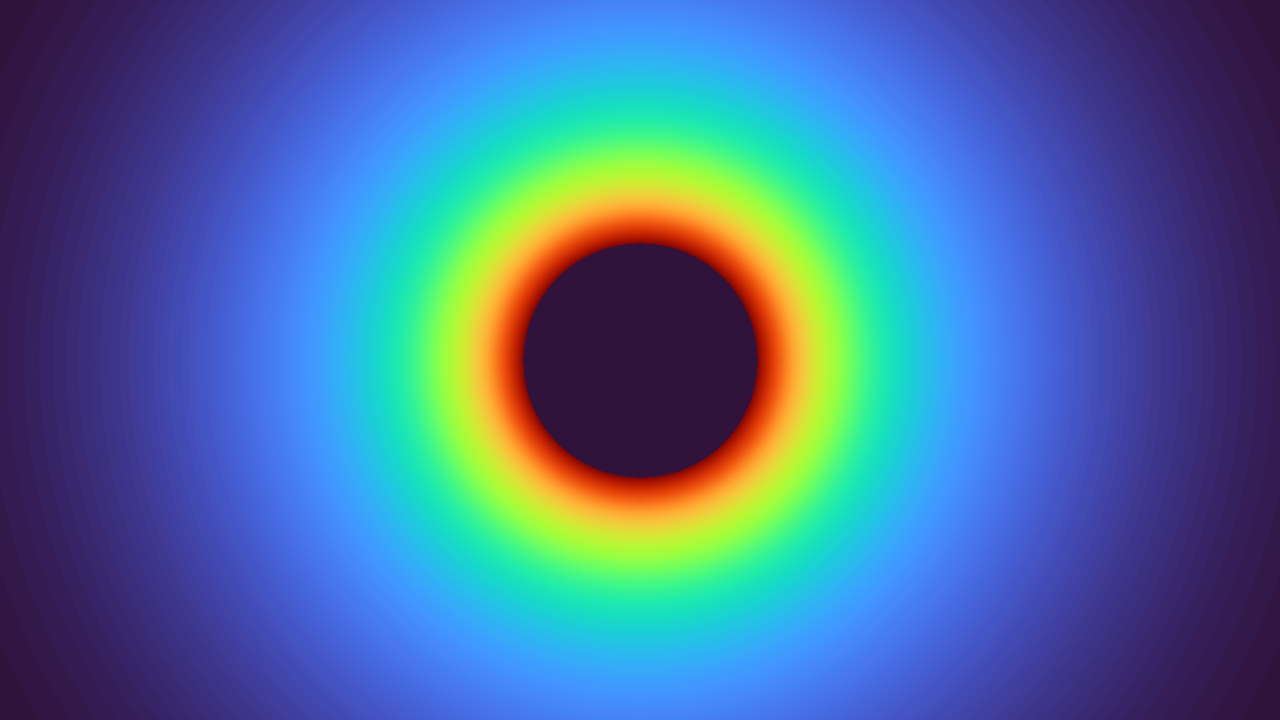
#> input picture isaacpjt/cobot3_son_20260804/son/test_code/condition/scenes/disconnected_depth.png, 1280 x 720 px
$ python -i defect_detection.py   (imports and definitions only)
#> lines starting #> are read from the running program, lines starting #| are printed output that depends on the picture
"""ROS에 의존하지 않는 배관 dark-blob 결함 검출 코어."""

from collections import deque
from dataclasses import dataclass
from typing import Optional, Tuple

import cv2
import numpy as np


@dataclass(frozen=True)
class DefectCandidate:
    """한 프레임에서 선택된 가장 큰 결함 후보."""

    box: Tuple[int, int, int, int]
    area: int
    center_x: float
    center_y: float
    confidence: float


@dataclass(frozen=True)
class DetectionResult:
    """한 프레임의 검출 결과."""

    calibrated: bool
    raw_detected: bool
    stable_detected: bool
    threshold: Optional[float]
    area_min: int
    candidate: Optional[DefectCandidate]


def annulus_mask(height: int, width: int, inner: float, outer: float):
    """영상 중심 기준 고리형 마스크와 정규화 반경 배열을 반환한다."""
    if height <= 0 or width <= 0:
        raise ValueError("영상 크기는 0보다 커야 합니다")
    if not 0.0 <= inner < outer <= 1.5:
        raise ValueError("inner < outer 범위가 잘못되었습니다")
    yy, xx = np.mgrid[0:height, 0:width]
    radius = np.hypot(yy - height / 2.0, xx - width / 2.0) / (
        min(height, width) / 2.0
    )
    return (radius > inner) & (radius < outer), radius


class DarkBlobDetector:
    """캘리브레이션, blob 검출과 시간 안정화를 수행한다."""

    def __init__(
        self,
        calibration_frames=12,
        dark_ratio=0.45,
        annulus_inner=0.45,
        annulus_outer=0.92,
        min_area=40,
        noise_area_scale=2.0,
        confirm_frames=3,
        release_frames=3,
        minimum_wall_brightness=5.0,
    ):
        self.calibration_frames = max(1, int(calibration_frames))
        self.dark_ratio = float(dark_ratio)
        self.annulus_inner = float(annulus_inner)
        self.annulus_outer = float(annulus_outer)
        self.base_min_area = max(1, int(min_area))
        self.noise_area_scale = max(1.0, float(noise_area_scale))
        self.confirm_frames = max(1, int(confirm_frames))
        self.release_frames = max(1, int(release_frames))
        self.minimum_wall_brightness = float(minimum_wall_brightness)

        if not 0.0 < self.dark_ratio < 1.0:
            raise ValueError("dark_ratio는 0과 1 사이여야 합니다")
        if not 0.0 <= self.annulus_inner < self.annulus_outer <= 1.5:
            raise ValueError("annulus 범위가 잘못되었습니다")

        self.mask = None
        self.radius = None
        self.shape = None
        self.threshold = None
        self.area_min = self.base_min_area
        self.calibration_medians = []
        self.calibration_blob_max = 0
        self.history = deque(maxlen=max(self.confirm_frames, self.release_frames))
        self.stable_detected = False
        self.last_reset_reason = None

    @property
    def calibrated(self):
        return self.threshold is not None

    @property
    def calibration_progress(self):
        return len(self.calibration_medians), self.calibration_frames

    # [9 lines left out: function reset, not called in this run]

    def _ensure_mask(self, gray):
        shape = gray.shape[:2]
        if shape == self.shape:
            return
        was_initialized = self.shape is not None
        self.mask, self.radius = annulus_mask(
            shape[0], shape[1], self.annulus_inner, self.annulus_outer
        )
        self.shape = shape
        if was_initialized:
            self.reset("resolution_changed")

    def _calibrate(self, gray):
        median = float(np.median(gray[self.mask]))
        self.calibration_medians.append(median)
        provisional = self.dark_ratio * max(median, 1.0)
        dark = (gray < provisional) & self.mask
        count, labels, stats, _ = cv2.connectedComponentsWithStats(
            dark.astype(np.uint8), connectivity=8
        )
        inner_guard = self.annulus_inner + 0.015
        for index in range(1, count):
            pixels = labels == index
            if not np.any(pixels) or float(self.radius[pixels].min()) < inner_guard:
                continue
            self.calibration_blob_max = max(
                self.calibration_blob_max, int(stats[index, cv2.CC_STAT_AREA])
            )

        if len(self.calibration_medians) < self.calibration_frames:
            return
        wall_median = float(np.median(self.calibration_medians))
        if wall_median < self.minimum_wall_brightness:
            self.reset("low_brightness")
            return
        self.threshold = self.dark_ratio * wall_median
        self.area_min = max(
            self.base_min_area,
            int(np.ceil(self.noise_area_scale * self.calibration_blob_max)),
        )

    # [39 lines left out: functions _find_candidate, _update_stable_state, not called in this run]

    def process(self, rgb_image):
        """RGB uint8 영상 한 장을 처리하고 DetectionResult를 반환한다."""
        image = np.asarray(rgb_image)
        if image.ndim != 3 or image.shape[2] != 3:
            raise ValueError("입력은 HxWx3 RGB 영상이어야 합니다")
        if image.dtype != np.uint8:
            raise ValueError("입력 영상 dtype은 uint8이어야 합니다")

        gray = cv2.cvtColor(image, cv2.COLOR_RGB2GRAY)
        self._ensure_mask(gray)
        if not self.calibrated:
            self._calibrate(gray)
            return DetectionResult(
                calibrated=self.calibrated,
                raw_detected=False,
                stable_detected=False,
                threshold=self.threshold,
                area_min=self.area_min,
                candidate=None,
            )

        candidate = self._find_candidate(gray)
        self._update_stable_state(candidate is not None)
        return DetectionResult(
            calibrated=True,
            raw_detected=candidate is not None,
            stable_detected=self.stable_detected,
            threshold=float(self.threshold),
            area_min=self.area_min,
            candidate=candidate,
        )

>>> import cv2
>>> picture = cv2.cvtColor(cv2.imread('../../../../isaacpjt/cobot3_son_20260804/son/test_code/condition/scenes/disconnected_depth.png'), cv2.COLOR_BGR2RGB)
>>> result = DarkBlobDetector().process(picture)
#> in process, `gray = cv2.cvtColor(image, cv2.COLOR_RGB2GRAY)`:
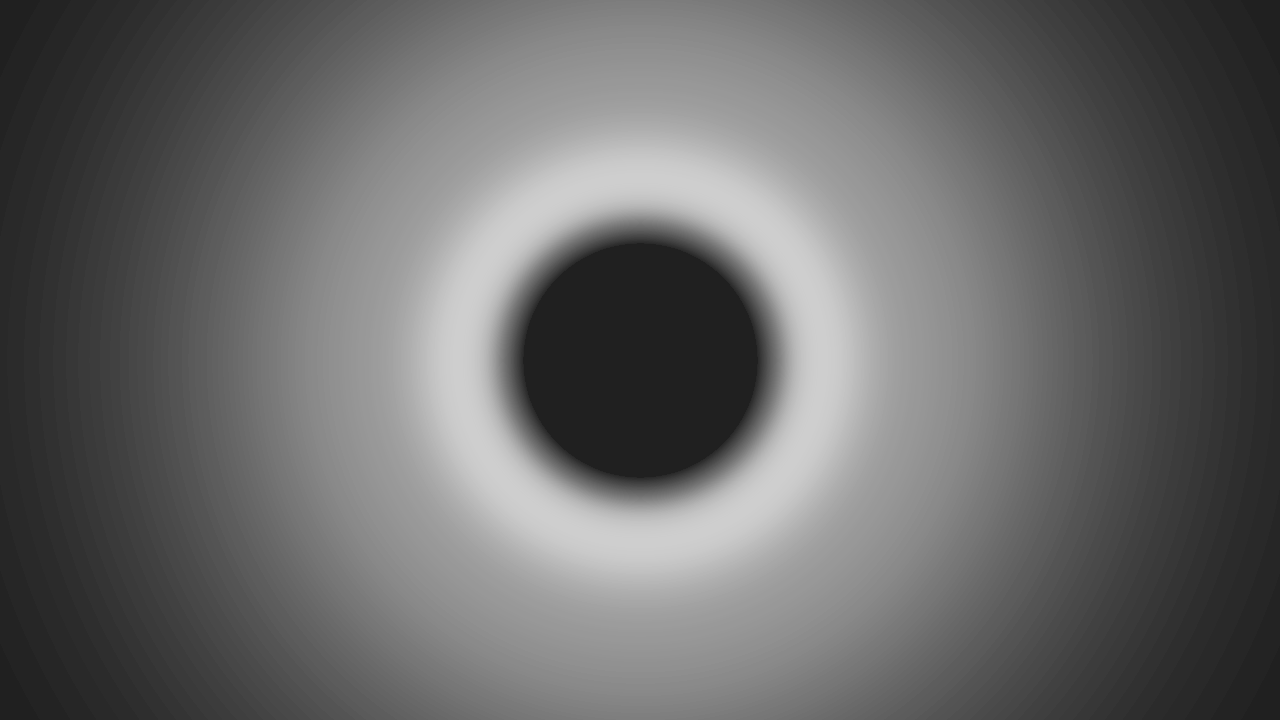
#> gray: shape (720, 1280); min 32, max 206, mean 104.4
#> in _calibrate, `median = float(np.median(gray[self.mask]))`: median = 157
#> in _calibrate, `provisional = self.dark_ratio * max(median, 1.0)`: provisional = 70.65
#> in _calibrate, `dark = (gray < provisional) & self.mask`: dark: shape (720, 1280) bool; every value is 0
#> in _calibrate, `count, labels, stats, _ = cv2.connectedComponentsWithStats( dark.astyp..`: labels: shape (720, 1280) int32; every value is 0
#> in _calibrate, `count, labels, stats, _ = cv2.connectedComponentsWithStats( dark.astyp..`: count = 1; stats = [[0, 0, 1280, 720, 921600]]
